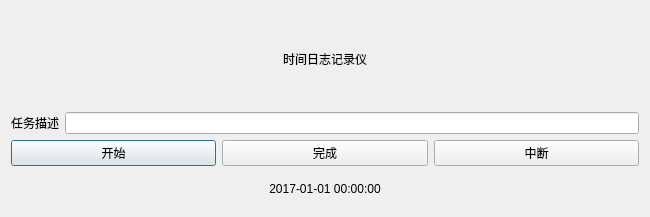
<?xml version="1.0" encoding="UTF-8"?>
<ui version="4.0">
 <class>MainDlg</class>
 <widget class="QDialog" name="MainDlg">
  <property name="geometry">
   <rect>
    <x>0</x>
    <y>0</y>
    <width>650</width>
    <height>217</height>
   </rect>
  </property>
  <property name="windowTitle">
   <string>MainDlg</string>
  </property>
  <property name="styleSheet">
   <string notr="true"/>
  </property>
  <layout class="QVBoxLayout" name="verticalLayout_3">
   <item>
    <widget class="QLabel" name="label">
     <property name="styleSheet">
      <string notr="true">font: 20pt &quot;文泉驿等宽微米黑&quot;;</string>
     </property>
     <property name="text">
      <string>时间日志记录仪</string>
     </property>
     <property name="alignment">
      <set>Qt::AlignCenter</set>
     </property>
    </widget>
   </item>
   <item>
    <layout class="QVBoxLayout" name="verticalLayout_2">
     <item>
      <layout class="QVBoxLayout" name="verticalLayout">
       <item>
        <layout class="QHBoxLayout" name="horizontalLayout">
         <item>
          <widget class="QLabel" name="label_2">
           <property name="styleSheet">
            <string notr="true">font: 20pt &quot;Sans Serif&quot;;</string>
           </property>
           <property name="text">
            <string>任务描述</string>
           </property>
          </widget>
         </item>
         <item>
          <widget class="QLineEdit" name="lineEditDesc">
           <property name="minimumSize">
            <size>
             <width>512</width>
             <height>0</height>
            </size>
           </property>
           <property name="styleSheet">
            <string notr="true">font: 20pt &quot;Sans Serif&quot;;</string>
           </property>
          </widget>
         </item>
        </layout>
       </item>
       <item>
        <layout class="QHBoxLayout" name="horizontalLayout_2">
         <item>
          <widget class="QPushButton" name="btnStart">
           <property name="styleSheet">
            <string notr="true">font: 20pt &quot;Sans Serif&quot;;</string>
           </property>
           <property name="text">
            <string>开始</string>
           </property>
          </widget>
         </item>
         <item>
          <widget class="QPushButton" name="btnFinish">
           <property name="styleSheet">
            <string notr="true">font: 20pt &quot;Sans Serif&quot;;</string>
           </property>
           <property name="text">
            <string>完成</string>
           </property>
          </widget>
         </item>
         <item>
          <widget class="QPushButton" name="btnInterrupt">
           <property name="styleSheet">
            <string notr="true">font: 20pt &quot;Sans Serif&quot;;</string>
           </property>
           <property name="text">
            <string>中断</string>
           </property>
          </widget>
         </item>
        </layout>
       </item>
      </layout>
     </item>
     <item>
      <widget class="QLabel" name="labelTime">
       <property name="styleSheet">
        <string notr="true">font: 22pt &quot;Sans Serif&quot;;</string>
       </property>
       <property name="text">
        <string>2017-01-01 00:00:00</string>
       </property>
       <property name="alignment">
        <set>Qt::AlignCenter</set>
       </property>
      </widget>
     </item>
    </layout>
   </item>
  </layout>
 </widget>
 <layoutdefault spacing="6" margin="11"/>
 <resources/>
 <connections/>
</ui>
